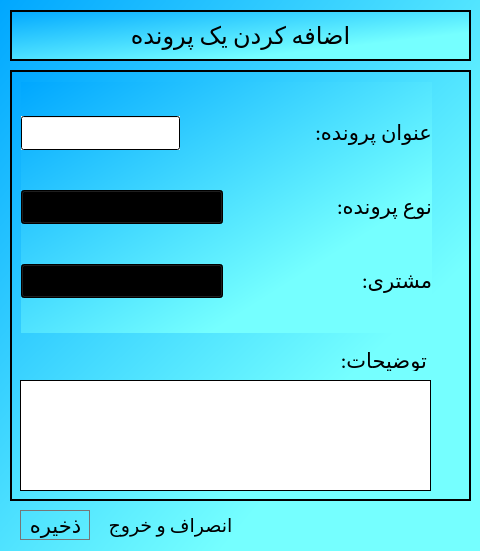
<?xml version="1.0" encoding="UTF-8"?>
<ui version="4.0">
 <class>AddProject</class>
 <widget class="QDialog" name="AddProject">
  <property name="geometry">
   <rect>
    <x>0</x>
    <y>0</y>
    <width>480</width>
    <height>551</height>
   </rect>
  </property>
  <property name="windowTitle">
   <string>افزودن پرونده</string>
  </property>
  <property name="windowIcon">
   <iconset>
    <normalon>:/files/icons8_change_48px.png</normalon>
   </iconset>
  </property>
  <property name="styleSheet">
   <string notr="true">background-color: qlineargradient(spread:pad, x1:0, y1:0, x2:0.739, y2:0.71, stop:0 rgba(0, 167, 255, 255), stop:1 rgba(117, 255, 255, 255));</string>
  </property>
  <widget class="QFrame" name="frame_2">
   <property name="geometry">
    <rect>
     <x>10</x>
     <y>10</y>
     <width>461</width>
     <height>51</height>
    </rect>
   </property>
   <property name="frameShape">
    <enum>QFrame::Box</enum>
   </property>
   <property name="frameShadow">
    <enum>QFrame::Plain</enum>
   </property>
   <property name="lineWidth">
    <number>2</number>
   </property>
   <layout class="QGridLayout" name="gridLayout_2">
    <item row="0" column="0">
     <widget class="QLabel" name="label">
      <property name="font">
       <font>
        <family>Calibri</family>
        <pointsize>28</pointsize>
       </font>
      </property>
      <property name="styleSheet">
       <string notr="true">background-color: qlineargradient(spread:pad, x1:0, y1:0, x2:1, y2:1, stop:0 rgba(0, 0, 0, 0), stop:1 rgba(255, 255, 255, 0));</string>
      </property>
      <property name="text">
       <string>&lt;html&gt;&lt;head/&gt;&lt;body&gt;&lt;p align=&quot;center&quot;&gt;&lt;span style=&quot; font-size:18pt; color:#000000;&quot;&gt;اضافه کردن یک پرونده&lt;/span&gt;&lt;/p&gt;&lt;/body&gt;&lt;/html&gt;</string>
      </property>
     </widget>
    </item>
   </layout>
  </widget>
  <widget class="QFrame" name="frame_3">
   <property name="geometry">
    <rect>
     <x>10</x>
     <y>70</y>
     <width>461</width>
     <height>431</height>
    </rect>
   </property>
   <property name="layoutDirection">
    <enum>Qt::RightToLeft</enum>
   </property>
   <property name="frameShape">
    <enum>QFrame::Box</enum>
   </property>
   <property name="frameShadow">
    <enum>QFrame::Plain</enum>
   </property>
   <property name="lineWidth">
    <number>2</number>
   </property>
   <widget class="QLabel" name="label_6">
    <property name="geometry">
     <rect>
      <x>316</x>
      <y>280</y>
      <width>101</width>
      <height>21</height>
     </rect>
    </property>
    <property name="font">
     <font>
      <family>Calibri</family>
      <pointsize>16</pointsize>
     </font>
    </property>
    <property name="styleSheet">
     <string notr="true">background-color: qlineargradient(spread:pad, x1:0, y1:0, x2:1, y2:1, stop:0 rgba(0, 0, 0, 0), stop:1 rgba(255, 255, 255, 0));</string>
    </property>
    <property name="text">
     <string>توضیحات:</string>
    </property>
   </widget>
   <widget class="QTextEdit" name="proComment">
    <property name="geometry">
     <rect>
      <x>10</x>
      <y>310</y>
      <width>411</width>
      <height>111</height>
     </rect>
    </property>
    <property name="font">
     <font>
      <family>Calibri</family>
      <pointsize>14</pointsize>
     </font>
    </property>
    <property name="styleSheet">
     <string notr="true">background-color: qlineargradient(spread:pad, x1:0, y1:0, x2:0.006, y2:0.00568182, stop:0 rgba(255, 255, 255, 255));</string>
    </property>
   </widget>
   <widget class="QWidget" name="layoutWidget">
    <property name="geometry">
     <rect>
      <x>11</x>
      <y>12</y>
      <width>411</width>
      <height>251</height>
     </rect>
    </property>
    <layout class="QVBoxLayout" name="verticalLayout">
     <item>
      <layout class="QHBoxLayout" name="horizontalLayout">
       <item>
        <widget class="QLabel" name="label_2">
         <property name="font">
          <font>
           <family>Calibri</family>
           <pointsize>16</pointsize>
          </font>
         </property>
         <property name="styleSheet">
          <string notr="true">background-color: qlineargradient(spread:pad, x1:0, y1:0, x2:1, y2:1, stop:0 rgba(0, 0, 0, 0), stop:1 rgba(255, 255, 255, 0));</string>
         </property>
         <property name="text">
          <string>عنوان پرونده:</string>
         </property>
        </widget>
       </item>
       <item>
        <spacer name="horizontalSpacer">
         <property name="orientation">
          <enum>Qt::Horizontal</enum>
         </property>
         <property name="sizeHint" stdset="0">
          <size>
           <width>40</width>
           <height>20</height>
          </size>
         </property>
        </spacer>
       </item>
       <item>
        <widget class="QLineEdit" name="proTitle">
         <property name="font">
          <font>
           <family>Calibri</family>
           <pointsize>16</pointsize>
          </font>
         </property>
         <property name="styleSheet">
          <string notr="true">background-color: qlineargradient(spread:pad, x1:0, y1:0, x2:0.006, y2:0.00568182, stop:0 rgba(255, 255, 255, 255));</string>
         </property>
        </widget>
       </item>
      </layout>
     </item>
     <item>
      <layout class="QHBoxLayout" name="horizontalLayout_2">
       <item>
        <widget class="QLabel" name="label_3">
         <property name="font">
          <font>
           <family>Calibri</family>
           <pointsize>16</pointsize>
          </font>
         </property>
         <property name="styleSheet">
          <string notr="true">background-color: qlineargradient(spread:pad, x1:0, y1:0, x2:1, y2:1, stop:0 rgba(0, 0, 0, 0), stop:1 rgba(255, 255, 255, 0));</string>
         </property>
         <property name="text">
          <string>نوع پرونده:                 </string>
         </property>
        </widget>
       </item>
       <item>
        <widget class="QComboBox" name="proType">
         <property name="font">
          <font>
           <family>Calibri</family>
           <pointsize>16</pointsize>
          </font>
         </property>
         <property name="styleSheet">
          <string notr="true">background-color: qlineargradient(spread:pad, x1:0, y1:0, x2:0.006, y2:0.00568182, stop:0 rgba(255, 255, 255, 255));</string>
         </property>
         <item>
          <property name="text">
           <string>خرید</string>
          </property>
         </item>
         <item>
          <property name="text">
           <string>فروش</string>
          </property>
         </item>
         <item>
          <property name="text">
           <string>همکاری</string>
          </property>
         </item>
         <item>
          <property name="text">
           <string>سایر</string>
          </property>
         </item>
        </widget>
       </item>
      </layout>
     </item>
     <item>
      <layout class="QHBoxLayout" name="horizontalLayout_4">
       <item>
        <widget class="QLabel" name="label_4">
         <property name="font">
          <font>
           <family>Calibri</family>
           <pointsize>16</pointsize>
          </font>
         </property>
         <property name="styleSheet">
          <string notr="true">background-color: qlineargradient(spread:pad, x1:0, y1:0, x2:1, y2:1, stop:0 rgba(0, 0, 0, 0), stop:1 rgba(255, 255, 255, 0));</string>
         </property>
         <property name="text">
          <string>مشتری:</string>
         </property>
        </widget>
       </item>
       <item>
        <widget class="QComboBox" name="proClient">
         <property name="font">
          <font>
           <family>Calibri</family>
           <pointsize>16</pointsize>
          </font>
         </property>
         <property name="styleSheet">
          <string notr="true">background-color: qlineargradient(spread:pad, x1:0, y1:0, x2:0.006, y2:0.00568182, stop:0 rgba(255, 255, 255, 255));</string>
         </property>
        </widget>
       </item>
      </layout>
     </item>
    </layout>
   </widget>
  </widget>
  <widget class="QPushButton" name="pushButton">
   <property name="geometry">
    <rect>
     <x>20</x>
     <y>510</y>
     <width>71</width>
     <height>31</height>
    </rect>
   </property>
   <property name="font">
    <font>
     <family>Calibri</family>
     <pointsize>16</pointsize>
    </font>
   </property>
   <property name="cursor">
    <cursorShape>PointingHandCursor</cursorShape>
   </property>
   <property name="text">
    <string>ذخیره</string>
   </property>
   <property name="icon">
    <iconset resource="resources.qrc">
     <normaloff>:/files/icons8_save_64px.png</normaloff>:/files/icons8_save_64px.png</iconset>
   </property>
   <property name="iconSize">
    <size>
     <width>25</width>
     <height>25</height>
    </size>
   </property>
   <property name="flat">
    <bool>true</bool>
   </property>
  </widget>
  <widget class="QPushButton" name="pushButton_2">
   <property name="geometry">
    <rect>
     <x>100</x>
     <y>510</y>
     <width>141</width>
     <height>31</height>
    </rect>
   </property>
   <property name="font">
    <font>
     <family>Calibri</family>
     <pointsize>14</pointsize>
    </font>
   </property>
   <property name="cursor">
    <cursorShape>PointingHandCursor</cursorShape>
   </property>
   <property name="text">
    <string>انصراف و خروج</string>
   </property>
   <property name="icon">
    <iconset resource="resources.qrc">
     <normaloff>:/files/icons8_no_entry_64px.png</normaloff>:/files/icons8_no_entry_64px.png</iconset>
   </property>
   <property name="iconSize">
    <size>
     <width>22</width>
     <height>22</height>
    </size>
   </property>
   <property name="flat">
    <bool>true</bool>
   </property>
  </widget>
 </widget>
 <resources>
  <include location="resources.qrc"/>
 </resources>
 <connections/>
</ui>
